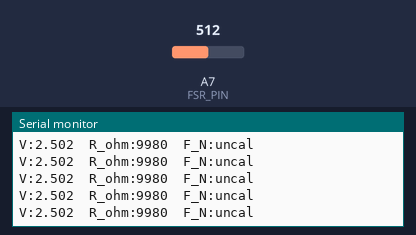
A sketch run on a simulated Arduino Nano, built with avr-gcc and run on an emulated ATmega328P. On the bench: the last lines printed to the serial monitor. The test bench sets the inputs (shaded band); at power-on: A7 (FSR_PIN) = 512.

Above: at 1.2 s.
1.3 s: A7 (FSR_PIN) set to 4
At 1.58 s:
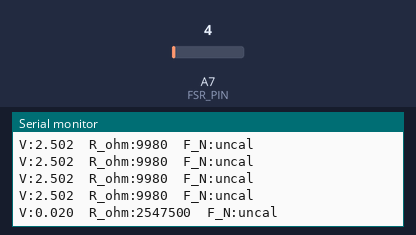
2.8 s: A7 (FSR_PIN) set to 1
At 3.0 s:
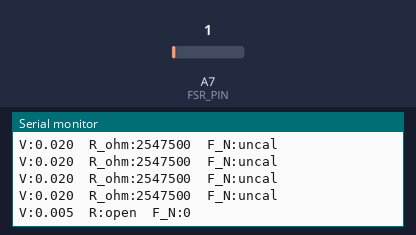

Measured:
- the behaviour switches between 3 and 2 on A7 (FSR_PIN) (found by bisection; images 1 and 2)
- after the input at 1.3 s, the serial monitor: prints a new line after 0.12 s (image 1)
- after the input at 2.8 s, the serial monitor: prints a new line at once (image 2)

The sketch:

fsr_force.ino
```cpp
// FSR force measurement: potential divider + Arduino Nano
//
// Wiring:   5V ──[FSR]──┬── A7
//                       └──[R_FIXED]── GND
//
// Sensor model (power law):   R = k * F^(-n)
//   k = FSR resistance at F = 1 N  (ohms)
//   n = slope of the line on a log-log plot (FSRs: roughly 1, but fit it)
//   Fitted as a straight line:  ln R = ln k - n ln F
//   Then force from resistance: F = (k / R)^(1/n)
//
// Serial Monitor: 115200 baud, line ending = "Newline"
//   1. Put a known mass on the sensor (through a small rigid disc).
//   2. Type its mass in grams (include the disc), e.g. 200, press Enter.
//   3. Repeat for 3-5 masses spread over your range.
//      After 2+ points it prints k, n and R^2, then live force in N.
//      R^2 close to 1 (with 3+ points) = the power-law form is confirmed.
//   Type  c  to clear and start again.
//
// Displaying force:
//   - Serial Monitor: the F_N column (newtons), once calibrated.
//   - Serial Plotter (live graph): set PLOT_MODE = true and re-upload.
//   - Opening the serial port RESETS the Nano and wipes the calibration (it lives in RAM).
//     So after calibrating, copy the printed k and n into K_PRESET / N_PRESET and re-upload.

const int   FSR_PIN = A7;        // change to A0 etc. if you wire it elsewhere
const float R_FIXED = 10000.0;   // ohms: MEASURE your resistor with a multimeter, put it here
const float ADC_MAX = 1023.0;    // Nano: 10-bit ADC
const float VCC     = 5.0;       // only used to print V_out
const float G_ACC   = 9.81;      // m/s^2

const bool  PLOT_MODE = false;   // true = print only the force, for Serial Plotter
const float K_PRESET  = 0.0;     // after calibrating: paste k (ohm) here
const float N_PRESET  = 0.0;     // after calibrating: paste n here

const int MAX_PTS = 10;
float xLnF[MAX_PTS], yLnR[MAX_PTS];
int   nPts = 0;
float kFit = 0, nFit = 0, r2 = 0;
bool  calibrated = false;

float readAdc() {
  long s = 0;
  for (int i = 0; i < 16; i++) s += analogRead(FSR_PIN);
  return s / 16.0;
}

// Least squares:  y = c + s x,  with x = ln F (known), y = ln R (measured)
//   s = -n,  c = ln k
void fit() {
  if (nPts < 2) { calibrated = false; return; }
  float sx = 0, sy = 0, sxx = 0, sxy = 0, syy = 0;
  for (int i = 0; i < nPts; i++) {
    sx  += xLnF[i];          sy  += yLnR[i];
    sxx += xLnF[i] * xLnF[i]; sxy += xLnF[i] * yLnR[i];
    syy += yLnR[i] * yLnR[i];
  }
  float dx = nPts * sxx - sx * sx;
  float dy = nPts * syy - sy * sy;
  if (fabs(dx) < 1e-9) { calibrated = false; return; }   // all masses equal
  float slope = (nPts * sxy - sx * sy) / dx;
  float c     = (sy - slope * sx) / nPts;
  nFit = -slope;
  kFit = exp(c);
  float num = nPts * sxy - sx * sy;
  r2 = (fabs(dy) < 1e-12) ? 1.0 : (num * num) / (dx * dy);
  calibrated = (nFit > 0);
}

void handleSerial(float R) {
  if (!Serial.available()) return;
  String s = Serial.readStringUntil('\n');
  s.trim();
  if (s == "c") {
    nPts = 0; calibrated = false;
    Serial.println("# calibration cleared");
    return;
  }
  float grams = s.toFloat();
  if (grams <= 0) return;
  if (R <= 0) { Serial.println("# no contact / saturated - check the mass is on the sensor"); return; }
  if (nPts >= MAX_PTS) { Serial.println("# max points reached, type c to restart"); return; }

  float F = grams / 1000.0 * G_ACC;   // newtons
  xLnF[nPts] = log(F);
  yLnR[nPts] = log(R);
  nPts++;
  fit();

  Serial.print("# point "); Serial.print(nPts);
  Serial.print(": m="); Serial.print(grams); Serial.print(" g, F=");
  Serial.print(F, 3); Serial.print(" N, R="); Serial.print(R, 0); Serial.println(" ohm");
  if (calibrated) {
    Serial.print("# fit: R = k * F^-n   k = "); Serial.print(kFit, 1);
    Serial.print(" ohm (R at 1 N),  n = "); Serial.print(nFit, 4);
    if (nPts >= 3) { Serial.print(",  R^2 = "); Serial.print(r2, 4); }
    Serial.println();
  }
}

void setup() {
  Serial.begin(115200);
  Serial.setTimeout(50);
  if (K_PRESET > 0 && N_PRESET > 0) {          // use saved calibration
    kFit = K_PRESET; nFit = N_PRESET; calibrated = true;
  }
  if (!PLOT_MODE) {
    Serial.println("# FSR ready. Type a mass in grams to add a calibration point, c to clear.");
  }
}

void loop() {
  float adc = readAdc();
  float V   = adc * VCC / ADC_MAX;
  float R   = -1;    // ohms

  if (adc >= 3 && adc < ADC_MAX - 0.5) {
    R = R_FIXED * (ADC_MAX - adc) / adc;   // R_fsr = R_fixed * (Vcc - Vout) / Vout
  }

  handleSerial(R);

  if (PLOT_MODE) {                                // one number per line -> clean graph
    if (!calibrated)  { Serial.print("V:");  Serial.println(V, 3); }
    else if (adc < 3) { Serial.println("F_N:0"); }
    else if (R > 0)   { Serial.print("F_N:"); Serial.println(pow(kFit / R, 1.0 / nFit), 3); }
    delay(50);
    return;
  }

  Serial.print("V:"); Serial.print(V, 3);
  if (adc < 3) {
    Serial.println("\tR:open\tF_N:0");                 // nothing pressing (or R_FIXED too small)
  } else if (adc >= ADC_MAX - 0.5) {
    Serial.println("\tR:SAT");                         // R_fsr << R_FIXED: use a SMALLER R_FIXED
  } else {
    Serial.print("\tR_ohm:"); Serial.print(R, 0);
    if (calibrated) { Serial.print("\tF_N:"); Serial.println(pow(kFit / R, 1.0 / nFit), 3); }
    else            { Serial.println("\tF_N:uncal"); }
  }
  delay(200);
}
```
